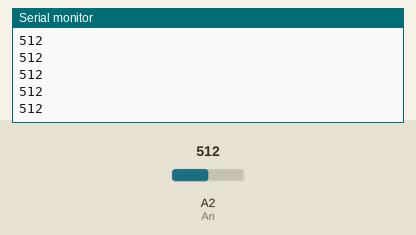
Simulated run of this sketch. Board: Arduino Uno, built with avr-gcc and run on an emulated ATmega328P. Parts: the last lines printed to the serial monitor. Inputs (shaded band) come from the test bench; at power-on: A2 (An) = 512.

Above: at 1.2 s.
1.3 s: A2 (An) set to 716
At 1.31 s:
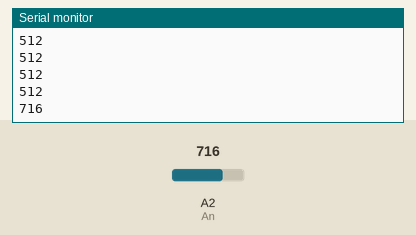
2.8 s: A2 (An) set to 900
At 2.81 s:
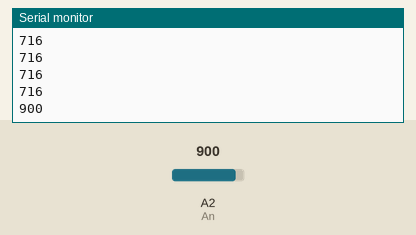
Timing chart, 0 to 5.8 s (numbered marks = the images above; inputs shaded):
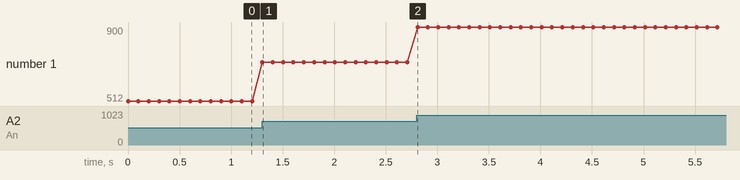

The sketch:

KY-018.ino
```cpp
#define An A2

void setup() {
  Serial.begin(9600);
}

void loop() {
  int val = analogRead(An);
  Serial.println(val, DEC);
  delay(100);
}
```

Measured:
- after the input at 1.3 s, the serial monitor: prints a new line at once (image 1)
- after the input at 2.8 s, the serial monitor: prints a new line at once (image 2)
- plotted number 1: 512 → 716 after the input at 1.3 s, 716 → 900 after the input at 2.8 s
